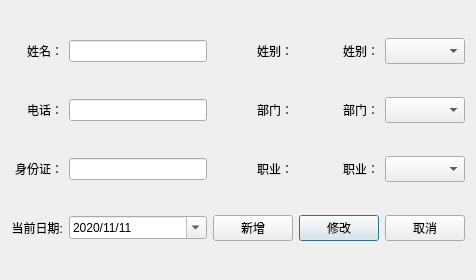
<?xml version="1.0" encoding="UTF-8"?>
<ui version="4.0">
 <class>StaffDialog</class>
 <widget class="QDialog" name="StaffDialog">
  <property name="geometry">
   <rect>
    <x>0</x>
    <y>0</y>
    <width>476</width>
    <height>280</height>
   </rect>
  </property>
  <property name="windowTitle">
   <string>Dialog</string>
  </property>
  <layout class="QHBoxLayout" name="horizontalLayout_2">
   <item>
    <layout class="QGridLayout" name="gridLayout">
     <item row="1" column="4">
      <widget class="QComboBox" name="com_dep">
       <property name="font">
        <font>
         <family>Agency FB</family>
         <pointsize>10</pointsize>
        </font>
       </property>
      </widget>
     </item>
     <item row="3" column="3">
      <widget class="QPushButton" name="btn_update">
       <property name="text">
        <string>修改</string>
       </property>
       <property name="autoDefault">
        <bool>true</bool>
       </property>
       <property name="default">
        <bool>false</bool>
       </property>
       <property name="flat">
        <bool>false</bool>
       </property>
      </widget>
     </item>
     <item row="1" column="0">
      <widget class="QLabel" name="label_2">
       <property name="text">
        <string>电话：</string>
       </property>
       <property name="alignment">
        <set>Qt::AlignRight|Qt::AlignTrailing|Qt::AlignVCenter</set>
       </property>
      </widget>
     </item>
     <item row="2" column="4">
      <widget class="QComboBox" name="com_pos">
       <property name="font">
        <font>
         <family>Agency FB</family>
         <pointsize>10</pointsize>
        </font>
       </property>
      </widget>
     </item>
     <item row="2" column="1">
      <widget class="QLineEdit" name="line_idCardEdit">
       <property name="maxLength">
        <number>18</number>
       </property>
       <property name="clearButtonEnabled">
        <bool>true</bool>
       </property>
      </widget>
     </item>
     <item row="0" column="0">
      <widget class="QLabel" name="label">
       <property name="text">
        <string>姓名：</string>
       </property>
       <property name="alignment">
        <set>Qt::AlignRight|Qt::AlignTrailing|Qt::AlignVCenter</set>
       </property>
      </widget>
     </item>
     <item row="2" column="0">
      <widget class="QLabel" name="label_5">
       <property name="text">
        <string>身份证：</string>
       </property>
       <property name="alignment">
        <set>Qt::AlignRight|Qt::AlignTrailing|Qt::AlignVCenter</set>
       </property>
      </widget>
     </item>
     <item row="3" column="0">
      <widget class="QLabel" name="label_7">
       <property name="text">
        <string>当前日期:</string>
       </property>
       <property name="alignment">
        <set>Qt::AlignRight|Qt::AlignTrailing|Qt::AlignVCenter</set>
       </property>
      </widget>
     </item>
     <item row="3" column="1">
      <widget class="QDateEdit" name="dateEdit">
       <property name="dateTime">
        <datetime>
         <hour>0</hour>
         <minute>0</minute>
         <second>0</second>
         <year>2020</year>
         <month>11</month>
         <day>11</day>
        </datetime>
       </property>
       <property name="displayFormat">
        <string>yyyy/MM/dd</string>
       </property>
       <property name="calendarPopup">
        <bool>true</bool>
       </property>
       <property name="timeSpec">
        <enum>Qt::LocalTime</enum>
       </property>
      </widget>
     </item>
     <item row="3" column="2">
      <widget class="QPushButton" name="btn_insert">
       <property name="text">
        <string>新增</string>
       </property>
      </widget>
     </item>
     <item row="1" column="1">
      <widget class="QLineEdit" name="line_phoneEdit">
       <property name="inputMask">
        <string/>
       </property>
       <property name="text">
        <string/>
       </property>
       <property name="clearButtonEnabled">
        <bool>true</bool>
       </property>
      </widget>
     </item>
     <item row="0" column="1">
      <widget class="QLineEdit" name="line_nameEdit">
       <property name="clearButtonEnabled">
        <bool>true</bool>
       </property>
      </widget>
     </item>
     <item row="0" column="4">
      <widget class="QComboBox" name="com_sex">
       <property name="font">
        <font>
         <family>Agency FB</family>
         <pointsize>10</pointsize>
        </font>
       </property>
       <property name="iconSize">
        <size>
         <width>1</width>
         <height>30</height>
        </size>
       </property>
      </widget>
     </item>
     <item row="3" column="4">
      <widget class="QPushButton" name="btn_cancel">
       <property name="text">
        <string>取消</string>
       </property>
      </widget>
     </item>
     <item row="1" column="3">
      <widget class="QLabel" name="u2">
       <property name="text">
        <string>部门：</string>
       </property>
       <property name="alignment">
        <set>Qt::AlignRight|Qt::AlignTrailing|Qt::AlignVCenter</set>
       </property>
      </widget>
     </item>
     <item row="0" column="3">
      <widget class="QLabel" name="u1">
       <property name="text">
        <string>姓别：</string>
       </property>
       <property name="alignment">
        <set>Qt::AlignRight|Qt::AlignTrailing|Qt::AlignVCenter</set>
       </property>
      </widget>
     </item>
     <item row="2" column="3">
      <widget class="QLabel" name="u3">
       <property name="text">
        <string>职业：</string>
       </property>
       <property name="alignment">
        <set>Qt::AlignRight|Qt::AlignTrailing|Qt::AlignVCenter</set>
       </property>
      </widget>
     </item>
     <item row="0" column="2">
      <widget class="QLabel" name="i1">
       <property name="text">
        <string>姓别：</string>
       </property>
       <property name="alignment">
        <set>Qt::AlignRight|Qt::AlignTrailing|Qt::AlignVCenter</set>
       </property>
      </widget>
     </item>
     <item row="1" column="2">
      <widget class="QLabel" name="i2">
       <property name="text">
        <string>部门：</string>
       </property>
       <property name="alignment">
        <set>Qt::AlignRight|Qt::AlignTrailing|Qt::AlignVCenter</set>
       </property>
      </widget>
     </item>
     <item row="2" column="2">
      <widget class="QLabel" name="i3">
       <property name="text">
        <string>职业：</string>
       </property>
       <property name="alignment">
        <set>Qt::AlignRight|Qt::AlignTrailing|Qt::AlignVCenter</set>
       </property>
      </widget>
     </item>
    </layout>
   </item>
  </layout>
 </widget>
 <tabstops>
  <tabstop>line_nameEdit</tabstop>
  <tabstop>com_sex</tabstop>
  <tabstop>line_phoneEdit</tabstop>
  <tabstop>com_dep</tabstop>
  <tabstop>line_idCardEdit</tabstop>
  <tabstop>com_pos</tabstop>
  <tabstop>btn_insert</tabstop>
  <tabstop>btn_update</tabstop>
  <tabstop>btn_cancel</tabstop>
 </tabstops>
 <resources/>
 <connections/>
</ui>
